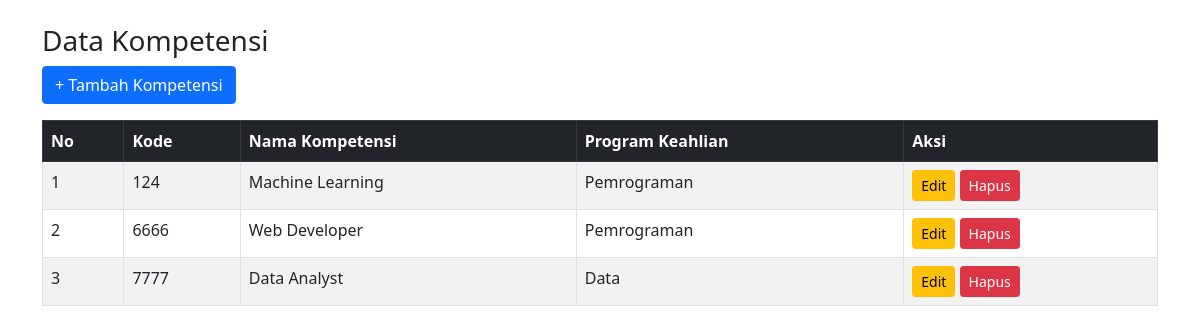
The app's page /kompetensi/index.php (signed in) with its own data.
### tables this page shows
CREATE TABLE `kompetensi` (
  `kd_kompetensi` varchar(10) NOT NULL,
  `nama_kompetensi` varchar(100) NOT NULL,
  `prog_keahlian` varchar(100) NOT NULL
);

### kompetensi/index.php (the view, shortened to what this page needs)
<?php
include "../config/koneksi.php";
?>
<!DOCTYPE html>
<html>
<head>
    <link rel="stylesheet" href="../assets/bootstrap/css/bootstrap.min.css">
</head>
<body>
    <div class="container mt-4">
        <h3>Data Kompetensi</h3>
        <a href="tambah.php" class="btn btn-primary mb-3">+ Tambah Kompetensi</a>
        <table class="table table-bordered table-striped">
            <thead class="table-dark">
                <tr>
                    <th>No</th>
                    <th>Kode</th>
                    <th>Nama Kompetensi</th>
                    <th>Program Keahlian</th>
                    <th>Aksi</th>
                </tr>
            </thead>
            <tbody>
                <?php
                $no = 1;
                $query = mysqli_query($conn, "SELECT * FROM kompetensi");
                while ($row = mysqli_fetch_assoc($query)) {
                ?>
                    <tr>
                        <td><?= $no++ ?></td>
                        <td><?= $row['kd_kompetensi'] ?></td>
                        <td><?= $row['nama_kompetensi'] ?></td>
                        <td><?= $row['prog_keahlian'] ?></td>
                        <td>
                            <a href="edit.php?id=<?= $row['kd_kompetensi'] ?>" class="btn btn-warning btn-sm">Edit</a>
                            <a href="hapus.php?id=<?= $row['kd_kompetensi'] ?>"
                                onclick="return confirm('Hapus data?')"
                                class="btn btn-danger btn-sm">Hapus</a>
                        </td>
                    </tr>
                <?php } ?>
            </tbody>
        </table>
    </div>
</body>
</html>

### records on screen
kompetensi: kd_kompetensi "124", nama_kompetensi "Machine Learning", prog_keahlian "Pemrograman"
kompetensi: kd_kompetensi "6666", nama_kompetensi "Web Developer", prog_keahlian "Pemrograman"
kompetensi: kd_kompetensi "7777", nama_kompetensi "Data Analyst", prog_keahlian "Data"
